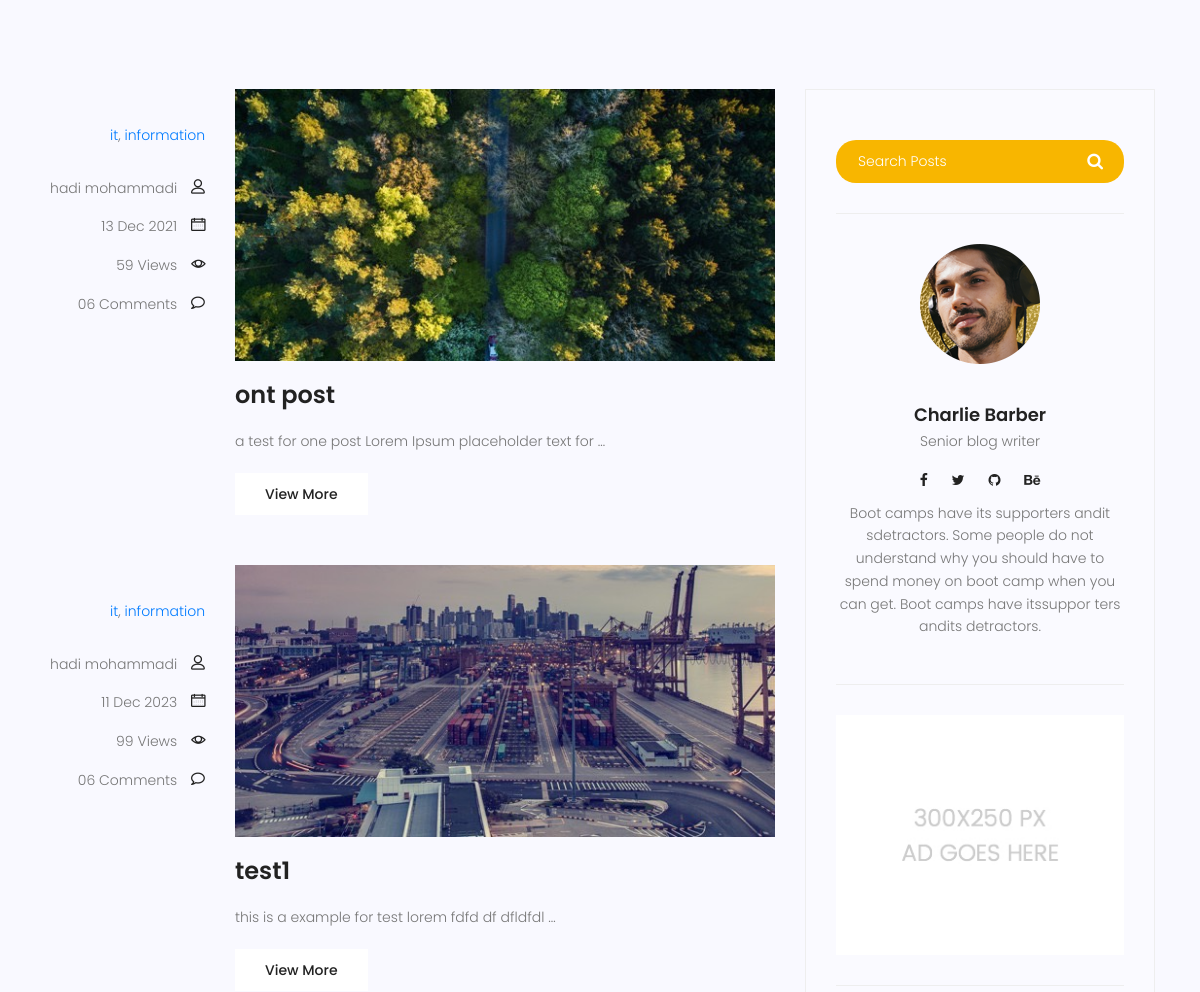
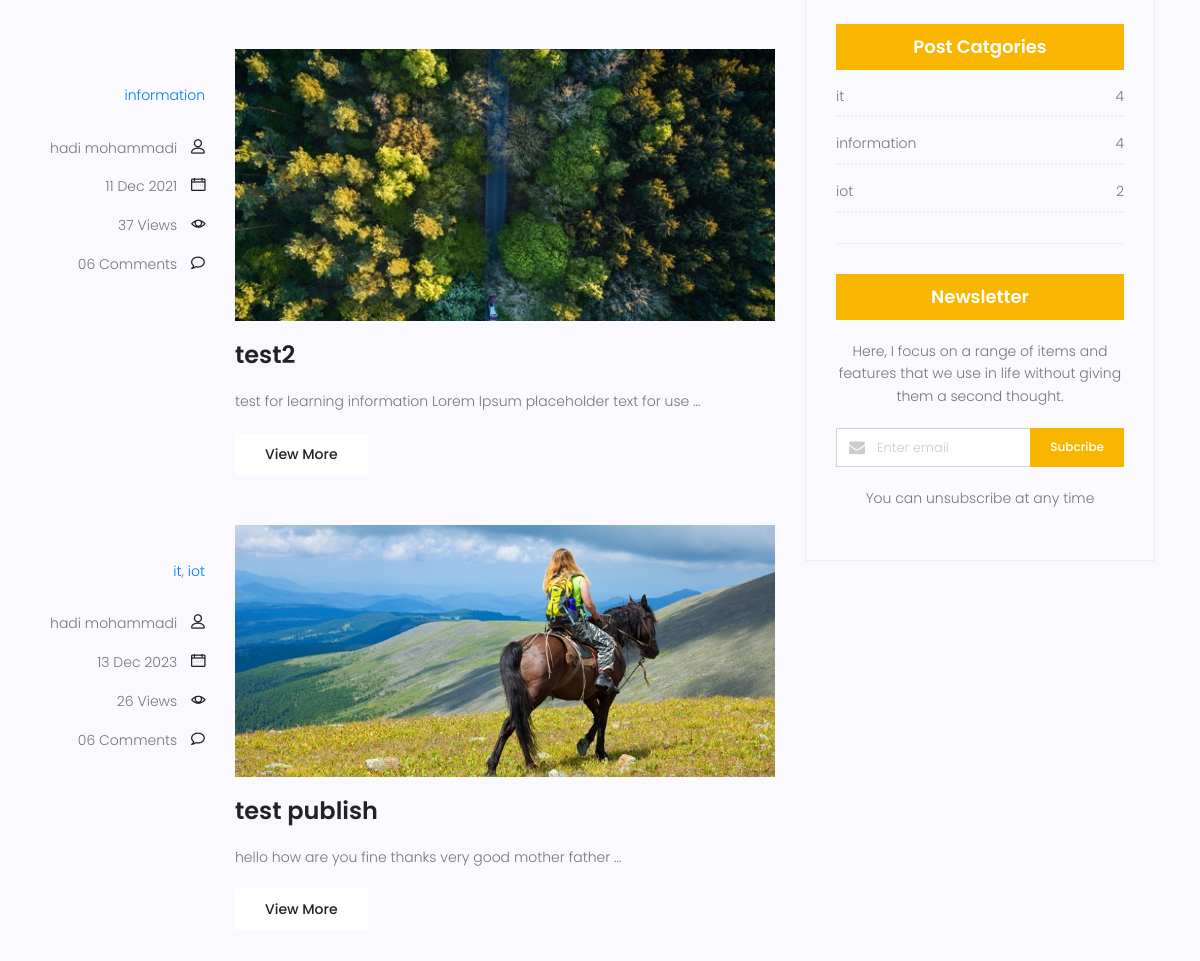
Page /blog/search/ (middle part) on the earlier database version (2 pictures, top to bottom).
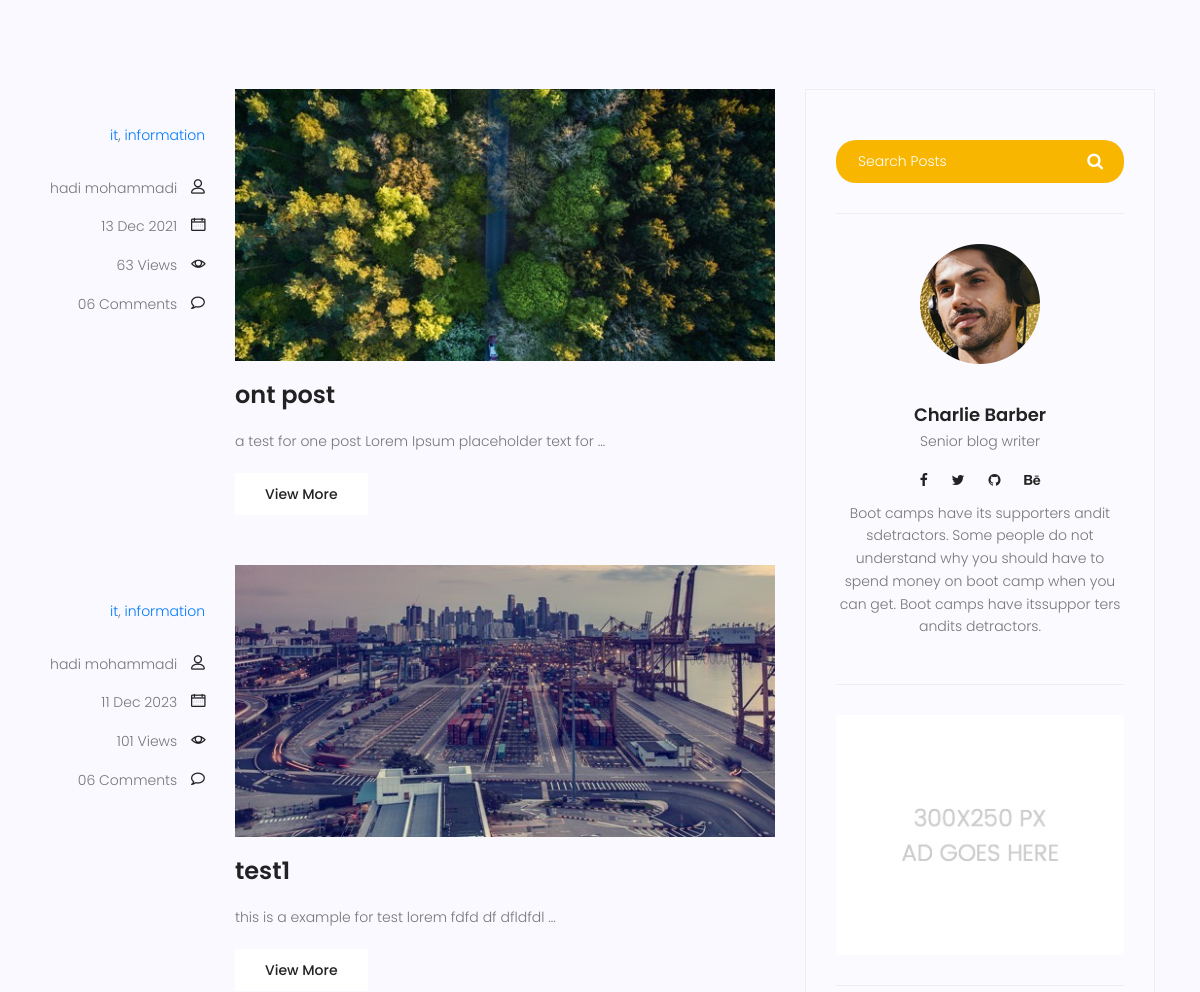
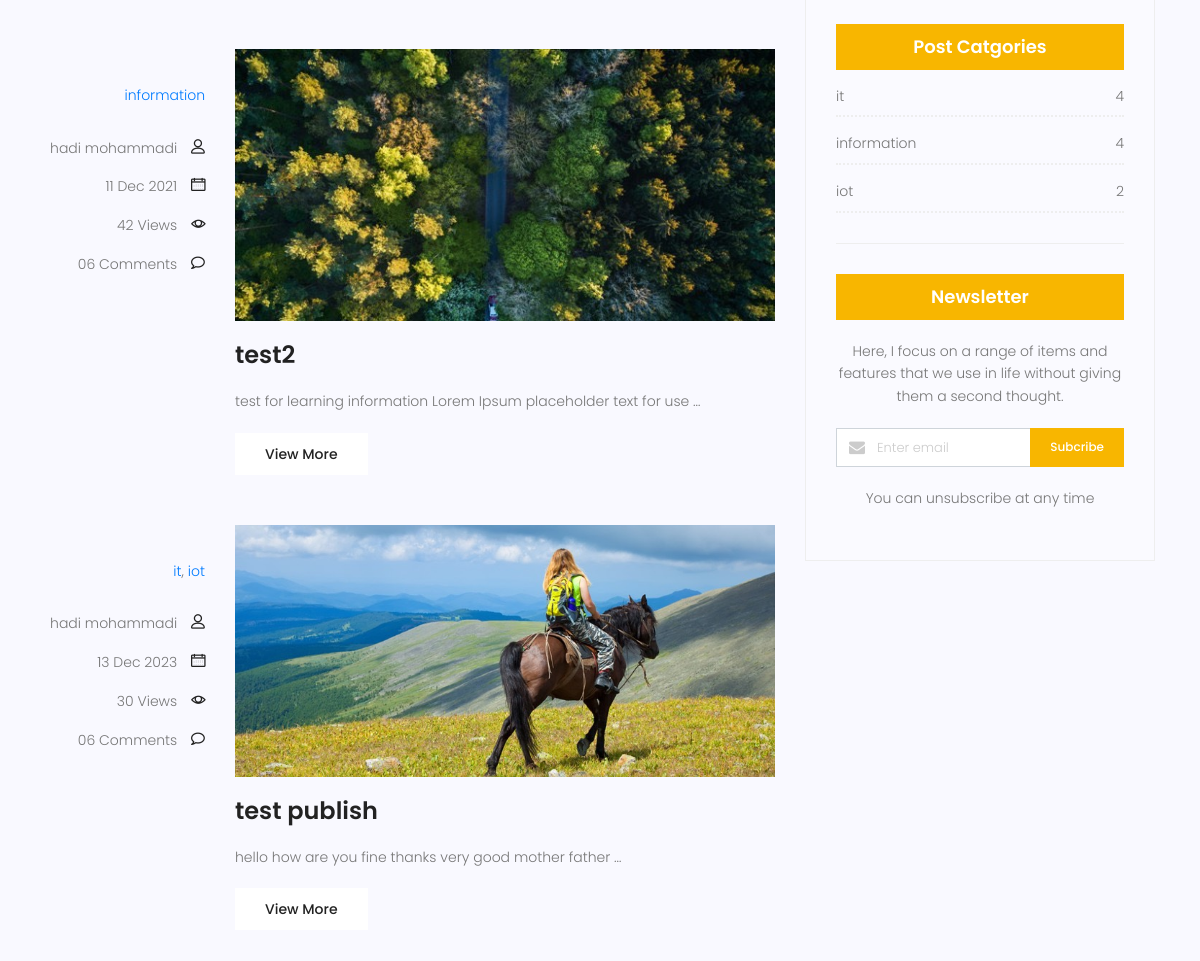
Same page on the later database version (2 pictures, top to bottom).
### blog/models.py (models this page shows, shortened)
class Post(models.Model):
    image = models.ImageField(upload_to='blog/',default='blog/defult.jpg')
    author = models.ForeignKey(User,on_delete=models.SET_NULL,null=True)
    title = models.CharField(max_length=255)
    content = models.TextField()
    tags = TaggableManager()
    category = models.ManyToManyField(Category)
    counted_views = models.IntegerField(default=0)
    status = models.BooleanField(default=False)
    published_date = models.DateTimeField(null=True)
    created_date = models.DateTimeField(auto_now_add=True)
    updated_date = models.DateTimeField(auto_now=True)
    class Meta:
        ordering=['created_date']

### blog/views.py (the view)
# urls.py: path('search/',blog_search, name='search'),
def blog_search(request):
    posts = Post.objects.filter(published_date__lte=timezone.now(), status=1)
    if request.method=='GET':
        if s:=request.GET.get('s'):
            posts=posts.filter(content__contains=s)
    context={'posts':posts}
    return render(request,'blog/blog-home.html',context)

### blog/models.py (called while the page is built)
    def __str__(self):
        return self.name

### blog/templatetags/blog_tags.py (called while the page is built)
@register.inclusion_tag('blog/blog-post-categories.html')
def postcategories():
    posts = Post.objects.filter(status=1)
    categories=Category.objects.all()
    cat_dict={}
    for name in categories:
        cat_dict[name]=posts.filter(category=name).count
    return {'categories':cat_dict}

### templates/blog/blog-home.html (shortened to what this page needs)
{%extends 'base.html' %}
{% load static %}
{%load blog_tags%}
{%block content %}
<section class="top-category-widget-area pt-90 pb-90 ">
</section>
<section class="post-content-area">
	<div class="container">
		<div class="row">
			<div class="col-lg-8 posts-list">
				{%for post in posts %}
				<div class="single-post row">
					<div class="col-lg-3  col-md-3 meta-details">
						<ul class="tags">
							{%for cat in post.category.all %}
							<a href="{%url 'blog:category' cat_name=cat.name%}">{{cat.name}}</a>{% if not forloop.last %},{%endif%}
							{%endfor%}
						</ul>
						<div class="user-details row">
							<p class="user-name col-lg-12 col-md-12 col-6"><a href="{%url 'blog:author' author_username=post.author.username%}">{{post.author.get_full_name}}</a> <span class="lnr lnr-user"></span></p>
							<p class="date col-lg-12 col-md-12 col-6"><a href="#">{{post.published_date|date:"d M Y"}}</a> <span class="lnr lnr-calendar-full"></span></p>
							<p class="view col-lg-12 col-md-12 col-6"><a href="#">{{post.counted_views}} Views</a> <span class="lnr lnr-eye"></span></p>
							<p class="comments col-lg-12 col-md-12 col-6"><a href="#">06 Comments</a> <span class="lnr lnr-bubble"></span></p>
						</div>
					</div>
					<div class="col-lg-9 col-md-9 ">
						<div class="feature-img">
							<img class="img-fluid" src="{{ post.image.url }}" alt="">
						</div>
						<a class="posts-title" href="{% url 'blog:single' pid=post.id %}"><h3>{{ post.title}}</h3></a>
						<p class="excert">
							{{ post.content|truncatewords:10}}
						</p>
						<a href="{% url 'blog:single' pid=post.id %}" class="primary-btn">View More</a>
					</div>
				</div>
				{% endfor %}
			</div>
			<div class="col-lg-4 sidebar-widgets">
				<div class="widget-wrap">
					{%include 'blog/blog-search.html' %}
					{% include 'blog/blog-writer.html' %}
					{%include 'blog/blog-ads.html'%}
					{% postcategories%}
					{%include 'blog/blog-newletter.html'%}
				</div>
			</div>
		</div>
	</div>
</section>
{% endblock %}

Differences in the rows shown:
changed Post "ont post": counted_views "59" → "63"
changed Post "test1": counted_views "99" → "101"
changed Post "test2": counted_views "37" → "42"
changed Post "test publish": counted_views "26" → "30"
